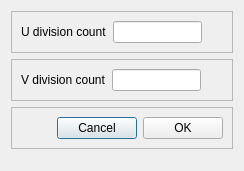
<?xml version="1.0" encoding="UTF-8"?>
<ui version="4.0">
 <class>SurfaceSettingsDialog</class>
 <widget class="QDialog" name="SurfaceSettingsDialog">
  <property name="geometry">
   <rect>
    <x>0</x>
    <y>0</y>
    <width>244</width>
    <height>171</height>
   </rect>
  </property>
  <property name="windowTitle">
   <string>Dialog</string>
  </property>
  <layout class="QVBoxLayout" name="verticalLayout">
   <item>
    <widget class="QFrame" name="frame">
     <property name="frameShape">
      <enum>QFrame::StyledPanel</enum>
     </property>
     <property name="frameShadow">
      <enum>QFrame::Raised</enum>
     </property>
     <layout class="QHBoxLayout" name="horizontalLayout">
      <item>
       <widget class="QLabel" name="label">
        <property name="text">
         <string>U division count</string>
        </property>
       </widget>
      </item>
      <item>
       <widget class="QLineEdit" name="uDivisionCountLineEdit"/>
      </item>
      <item>
       <spacer name="horizontalSpacer">
        <property name="orientation">
         <enum>Qt::Horizontal</enum>
        </property>
        <property name="sizeHint" stdset="0">
         <size>
          <width>40</width>
          <height>20</height>
         </size>
        </property>
       </spacer>
      </item>
     </layout>
    </widget>
   </item>
   <item>
    <widget class="QFrame" name="frame_2">
     <property name="frameShape">
      <enum>QFrame::StyledPanel</enum>
     </property>
     <property name="frameShadow">
      <enum>QFrame::Raised</enum>
     </property>
     <layout class="QHBoxLayout" name="horizontalLayout_2">
      <item>
       <widget class="QLabel" name="label_2">
        <property name="text">
         <string>V division count</string>
        </property>
       </widget>
      </item>
      <item>
       <widget class="QLineEdit" name="vDivisionCountLineEdit"/>
      </item>
      <item>
       <spacer name="horizontalSpacer_2">
        <property name="orientation">
         <enum>Qt::Horizontal</enum>
        </property>
        <property name="sizeHint" stdset="0">
         <size>
          <width>40</width>
          <height>20</height>
         </size>
        </property>
       </spacer>
      </item>
     </layout>
    </widget>
   </item>
   <item>
    <widget class="QFrame" name="frame_3">
     <property name="frameShape">
      <enum>QFrame::StyledPanel</enum>
     </property>
     <property name="frameShadow">
      <enum>QFrame::Raised</enum>
     </property>
     <layout class="QHBoxLayout" name="horizontalLayout_3">
      <item>
       <spacer name="horizontalSpacer_3">
        <property name="orientation">
         <enum>Qt::Horizontal</enum>
        </property>
        <property name="sizeHint" stdset="0">
         <size>
          <width>40</width>
          <height>20</height>
         </size>
        </property>
       </spacer>
      </item>
      <item>
       <widget class="QPushButton" name="cancelButton">
        <property name="text">
         <string>Cancel</string>
        </property>
       </widget>
      </item>
      <item>
       <widget class="QPushButton" name="okButton">
        <property name="text">
         <string>OK</string>
        </property>
       </widget>
      </item>
     </layout>
    </widget>
   </item>
   <item>
    <spacer name="verticalSpacer">
     <property name="orientation">
      <enum>Qt::Vertical</enum>
     </property>
     <property name="sizeHint" stdset="0">
      <size>
       <width>20</width>
       <height>40</height>
      </size>
     </property>
    </spacer>
   </item>
  </layout>
 </widget>
 <resources/>
 <connections>
  <connection>
   <sender>okButton</sender>
   <signal>clicked()</signal>
   <receiver>SurfaceSettingsDialog</receiver>
   <slot>okButtonClicked()</slot>
   <hints>
    <hint type="sourcelabel">
     <x>320</x>
     <y>133</y>
    </hint>
    <hint type="destinationlabel">
     <x>189</x>
     <y>94</y>
    </hint>
   </hints>
  </connection>
  <connection>
   <sender>cancelButton</sender>
   <signal>clicked()</signal>
   <receiver>SurfaceSettingsDialog</receiver>
   <slot>cancelButtonClicked()</slot>
   <hints>
    <hint type="sourcelabel">
     <x>234</x>
     <y>133</y>
    </hint>
    <hint type="destinationlabel">
     <x>189</x>
     <y>94</y>
    </hint>
   </hints>
  </connection>
 </connections>
 <slots>
  <slot>cancelButtonClicked()</slot>
  <slot>okButtonClicked()</slot>
 </slots>
</ui>
